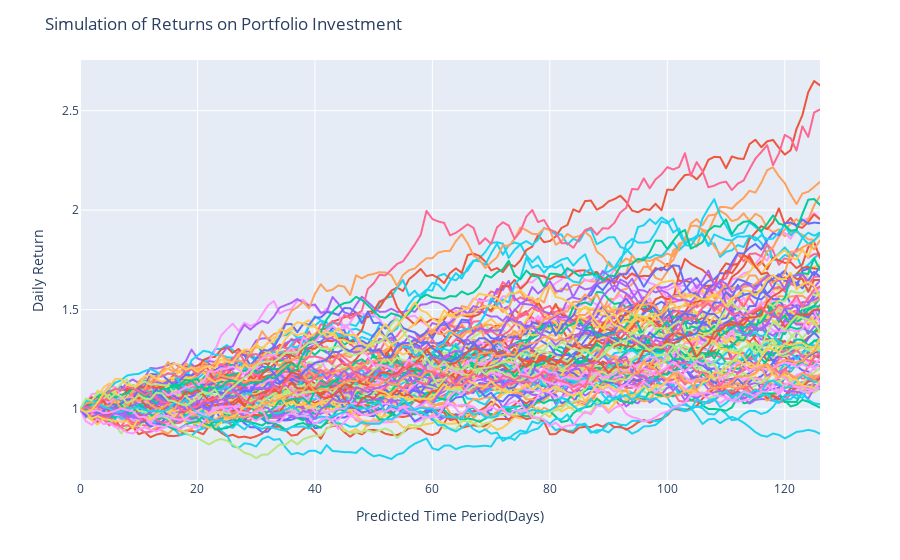

The cell this chart's notebook holds for it:
### Code cell
fig1 = px.line(mc_df)
fig1 = fig1.update_layout(
    xaxis_title="Predicted Time Period(Days)",
    yaxis_title="Daily Return",
    showlegend=False,
    title='Simulation of Returns on Portfolio Investment')
fig1.show()
